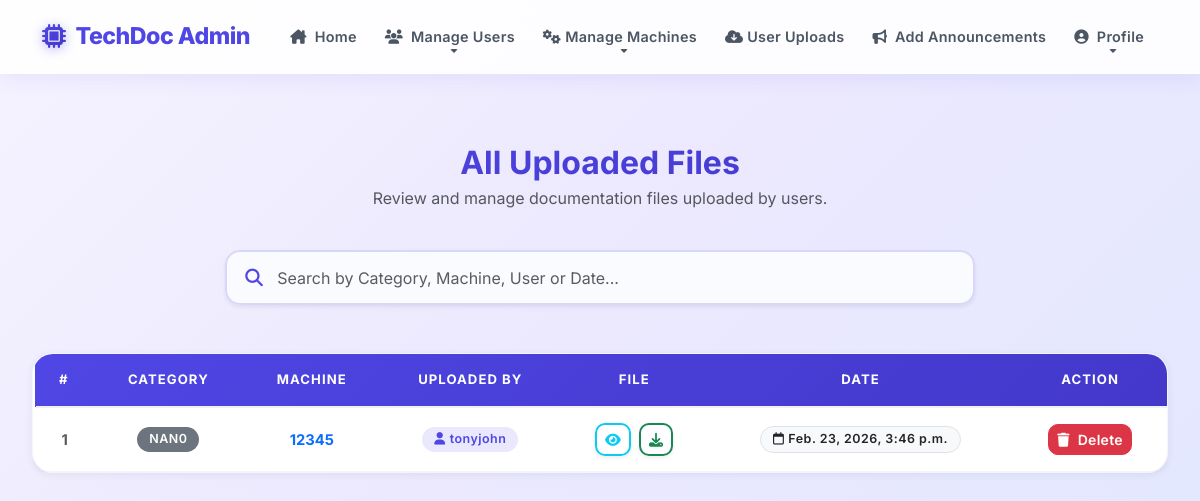
/wadmin/uploads/ (signed in), run on an earlier commit of the app's database.
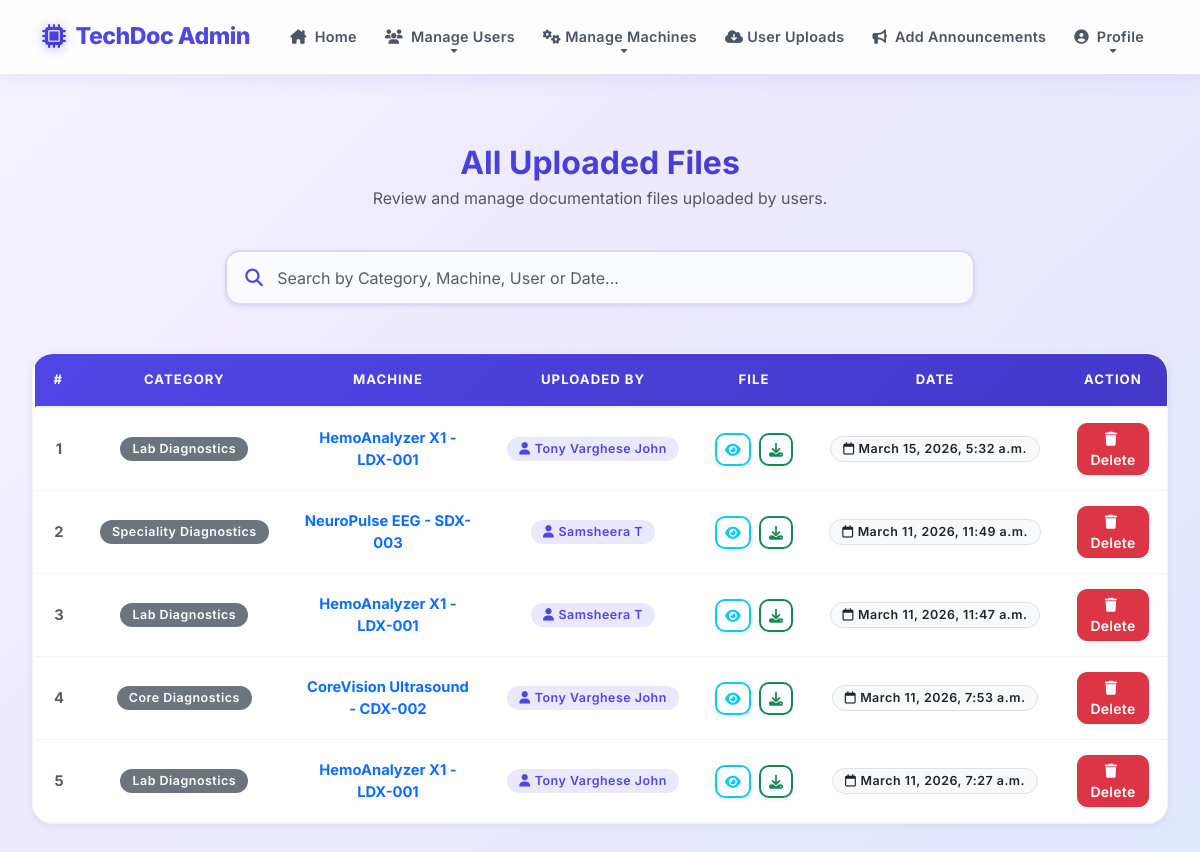
And on a later commit of the database.
### user/models.py (models this page shows, shortened)
class UserMachineFile(models.Model):
    user = models.ForeignKey(User, on_delete=models.CASCADE)
    machine = models.ForeignKey(Machine, on_delete=models.CASCADE)
    file = models.FileField(upload_to='UserMachineFiles/')
    upload_date = models.DateTimeField(auto_now_add=True)
    class Meta:
        db_table = "tbl_machine_file"

### wadmin/models.py (models this page shows)
class Machine(models.Model):
    category = models.ForeignKey('MachineCategory', on_delete=models.CASCADE)
    machine_name = models.CharField(max_length=100)
    description = models.TextField()
    image = models.FileField(upload_to='MachineImage/', null=True, blank=True)
    spare_manual = models.FileField(upload_to='MachineManuals/', null=True, blank=True)
    software_file = models.FileField(upload_to='MachineSoftware/', null=True, blank=True)
    class Meta:
        db_table = 'tbl_machine'

class MachineCategory(models.Model):
    category_name = models.CharField(max_length=100)
    class Meta:
        db_table = 'tbl_machine_category'

### guest/models.py (models this page shows)
class User(models.Model):
    name = models.CharField(max_length=50)
    contact = models.CharField(max_length=50)
    employeid = models.CharField(max_length=50)
    email = models.EmailField(unique=True, null=True)
    gender = models.CharField(max_length=50)
    photo = models.FileField(upload_to='UserPhoto/')
    password = models.CharField(max_length=50)
    status = models.CharField(max_length=20, default='pending')
    class Meta:
        db_table = 'tbl_user'

### wadmin/views.py (the view)
# urls.py: path("uploads/", views.view_uploaded_files, name="view_uploaded_files"),
def view_uploaded_files(request):
    if not request.session.get("aid"):
        return redirect("wadmin:login")
    files = (
        UserMachineFile.objects
        .select_related("machine", "machine__category", "user")
        .order_by("-upload_date")
    )
    context = {
        "files": files
    }
    return render(request, "admin/ViewUploads.html", context)

### wadmin/Templates/admin/ViewUploads.html (shortened to what this page needs)
{% include 'admin/Header.html' %}
<div class="container-fluid py-4">
    <div class="row justify-content-center mb-4">
        <div class="col-12 text-center">
            <h2 class="fw-bold mb-1"
                style="background: linear-gradient(135deg, var(--primary), var(--primary-dark)); -webkit-background-clip: text; background-clip: text; -webkit-text-fill-color: transparent;">
                All Uploaded Files</h2>
            <p class="text-muted">Review and manage documentation files uploaded by users.</p>
        </div>
    </div>
    <div class="row mb-5">
        <div class="col-md-8 mx-auto">
            <div class="search-container shadow-sm">
                <i class="fa-solid fa-magnifying-glass search-icon"></i>
                <input type="text"
                       id="fileSearch"
                       class="form-control custom-search-input"
                       placeholder="Search by Category, Machine, User or Date..."
                       onkeyup="searchFiles()">
            </div>
        </div>
    </div>
    <div class="card shadow-sm border-0 mb-5">
        <div class="card-body p-0 table-responsive">
            <table id="fileTable" class="table table-custom table-hover m-0 w-100 text-center align-middle">
                <thead class="text-center">
                    <tr>
                        <th>#</th>
                        <th>Category</th>
                        <th>Machine</th>
                        <th>Uploaded By</th>
                        <th>File</th>
                        <th>Date</th>
                        <th>Action</th>
                    </tr>
                </thead>
                <tbody>
                    {% for f in files %}
                    <tr class="fileRow">
                        <td class="fw-bold text-muted">{{forloop.counter}}</td>
                        <td>
                            <span class="badge bg-secondary">{{f.machine.category.category_name}}</span>
                        </td>
                        <td class="fw-bold text-primary">{{f.machine.machine_name}}</td>
                        <td>
                            <span class="badge" style="background: rgba(79,70,229,0.12); color: var(--primary); font-weight: 600;">
                                <i class="fa-solid fa-user me-1"></i>{{f.user.name}}
                            </span>
                        </td>
                        <td>
                            <div class="d-flex justify-content-center gap-2">
                                <a href="{{f.file.url}}" target="_blank" class="btn btn-sm btn-outline-info shadow-sm" title="View">
                                    <i class="fa-solid fa-eye"></i>
                                </a>
                                <a href="{{f.file.url}}" download class="btn btn-sm btn-outline-success shadow-sm" title="Download">
                                    <i class="fa-solid fa-download"></i>
                                </a>
                            </div>
                        </td>
                        <td>
                            <span class="badge bg-light text-dark border">
                                <i class="fa-regular fa-calendar me-1"></i>{{f.upload_date}}
                            </span>
                        </td>
                        <td>
                            <button class="btn btn-sm btn-danger" onclick="showDeleteBox({{f.id}})">
                                <i class="fa-solid fa-trash me-1"></i> Delete
                            </button>
                        </td>
                    </tr>
                    {% endfor %}
                </tbody>
            </table>
        </div>
    </div>
</div>

What changed in the data, as far as the page shows it:
removed UserMachineFile: machine.category.category_name "NAN0", machine.machine_name "12345", user.name "tonyjohn", upload_date "Feb. 23, 2026, 3:46 p.m."
added UserMachineFile: machine.category.category_name "Lab Diagnostics", machine.machine_name "HemoAnalyzer X1 - LDX-001", user.name "Tony Varghese John", upload_date "March 15, 2026, 5:32 a.m."
added UserMachineFile: machine.category.category_name "Speciality Diagnostics", machine.machine_name "NeuroPulse EEG - SDX-003", user.name "Samsheera T", upload_date "March 11, 2026, 11:49 a.m."
added UserMachineFile: machine.category.category_name "Lab Diagnostics", machine.machine_name "HemoAnalyzer X1 - LDX-001", user.name "Samsheera T", upload_date "March 11, 2026, 11:47 a.m."
added UserMachineFile: machine.category.category_name "Core Diagnostics", machine.machine_name "CoreVision Ultrasound - CDX-002", user.name "Tony Varghese John", upload_date "March 11, 2026, 7:53 a.m."
added UserMachineFile: machine.category.category_name "Lab Diagnostics", machine.machine_name "HemoAnalyzer X1 - LDX-001", user.name "Tony Varghese John", upload_date "March 11, 2026, 7:27 a.m."
